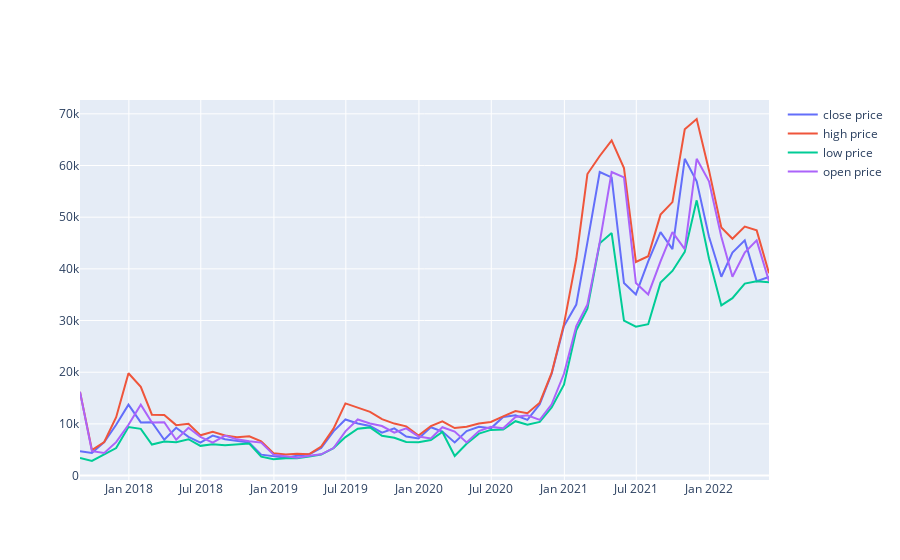

Notebook cell for this chart:
### Code cell
fig = go.Figure()
fig.add_trace(go.Scatter(x=freq_df['date2'], y=freq_df['close'], mode='lines', name='close price'))
fig.add_trace(go.Scatter(x=freq_df['date2'], y=freq_df['high'], mode='lines', name='high price'))
fig.add_trace(go.Scatter(x=freq_df['date2'], y=freq_df['low'], mode='lines', name='low price'))
fig.add_trace(go.Scatter(x=freq_df['date2'], y=freq_df['open'], mode='lines', name='open price'))
# fig.show()
